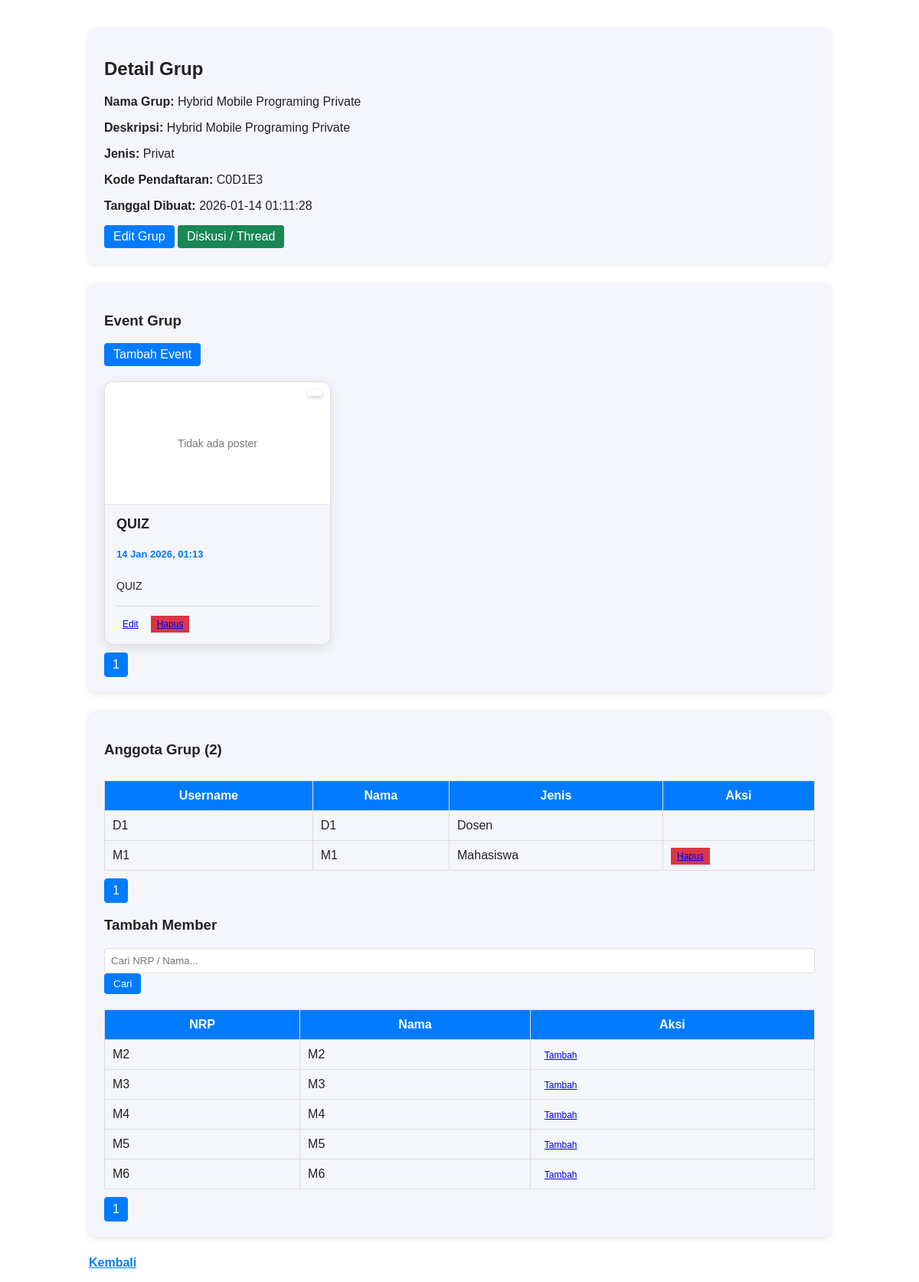
The page /dosen_group_detail.php?id=67 (signed in) on the database its author committed.
### tables this page shows
CREATE TABLE `grup` (
  `idgrup` int(11) NOT NULL,
  `username_pembuat` varchar(20) NOT NULL,
  `nama` varchar(45) DEFAULT NULL,
  `deskripsi` varchar(45) DEFAULT NULL,
  `tanggal_pembentukan` datetime DEFAULT NULL,
  `jenis` enum('Privat','Publik') DEFAULT NULL,
  `kode_pendaftaran` varchar(45) DEFAULT NULL
);

CREATE TABLE `event` (
  `idevent` int(11) NOT NULL,
  `idgrup` int(11) NOT NULL,
  `judul` varchar(45) DEFAULT NULL,
  `judul-slug` varchar(45) DEFAULT NULL,
  `tanggal` datetime DEFAULT NULL,
  `keterangan` text DEFAULT NULL,
  `jenis` enum('Privat','Publik') DEFAULT NULL,
  `poster_extension` varchar(4) DEFAULT NULL
);

CREATE TABLE `akun` (
  `username` varchar(20) NOT NULL,
  `password` varchar(100) DEFAULT NULL,
  `nrp_mahasiswa` char(9) DEFAULT NULL,
  `npk_dosen` char(6) DEFAULT NULL,
  `isadmin` tinyint(1) DEFAULT 0
);

CREATE TABLE `mahasiswa` (
  `nrp` char(9) NOT NULL,
  `nama` varchar(45) DEFAULT NULL,
  `gender` enum('Pria','Wanita') DEFAULT NULL,
  `tanggal_lahir` date DEFAULT NULL,
  `angkatan` year(4) DEFAULT NULL,
  `foto_extention` varchar(4) DEFAULT NULL
);

### class/koneksi.php (called while the page is built, shortened)
<?php
class Database {
    public function __construct() {
           try {
            $this->mysqli = new mysqli(SERVER, USERID, PWD, DB);
        } catch (mysqli_sql_exception $e) {
            die("Gagal konek ke database. Pastikan database '" . DB . " sudah di import");
        } catch (Exception $e) {
            die("Terjadi kesalahan: " . $e->getMessage());
        }
    }
}
?>

### class/dosen.php (called while the page is built, shortened)
<?php
require_once("koneksi.php");
class Dosen extends Database {
    public function getGroupEvents($idgrup, $limit = 5, $offset = 0) {
        $sql = "SELECT * FROM event WHERE idgrup = ? ORDER BY tanggal ASC LIMIT ? OFFSET ?";
        $stmt = $this->mysqli->prepare($sql);
        $stmt->bind_param("iii", $idgrup, $limit, $offset);
        $stmt->execute();
        $rows = $stmt->get_result()->fetch_all(MYSQLI_ASSOC);
        return $rows;
    }
    public function getGroupMembers($idgrup, $limit = 5, $offset = 0) {
        $sql = "SELECT akun.username,
                       COALESCE(mahasiswa.nama, dosen.nama) AS nama,
                       CASE
                            WHEN mahasiswa.nrp IS NOT NULL THEN 'Mahasiswa'
                            WHEN dosen.npk IS NOT NULL THEN 'Dosen'
                       END AS jenis_user
                FROM member_grup mg
                JOIN akun ON akun.username = mg.username
                LEFT JOIN mahasiswa ON mahasiswa.nrp = akun.nrp_mahasiswa
                LEFT JOIN dosen ON dosen.npk = akun.npk_dosen
                WHERE mg.idgrup = ?
                ORDER BY nama ASC
                LIMIT ? OFFSET ?";
        $stmt = $this->mysqli->prepare($sql);
        $stmt->bind_param("iii", $idgrup, $limit, $offset);
        $stmt->execute();
        $rows = $stmt->get_result()->fetch_all(MYSQLI_ASSOC);
        return $rows;
    }
    public function getAvailableStudents($idgrup, $limit = 5, $offset = 0, $q = '') {
        $like = "%$q%";
        $sql = "SELECT m.nrp, m.nama
                FROM mahasiswa m
                LEFT JOIN akun a ON a.nrp_mahasiswa = m.nrp
                WHERE (m.nrp LIKE ? OR m.nama LIKE ?)
                AND a.username NOT IN (SELECT username FROM member_grup WHERE idgrup = ?)
                ORDER BY m.nama ASC
                LIMIT ? OFFSET ?";
        $stmt = $this->mysqli->prepare($sql);
        $stmt->bind_param("ssiii", $like, $like, $idgrup, $limit, $offset);
        $stmt->execute();
        $rows = $stmt->get_result()->fetch_all(MYSQLI_ASSOC);
        return $rows;
    }
    public function countGroupEvents($idgrup) {
        $sql = "SELECT COUNT(*) AS total FROM event WHERE idgrup = ?";
        $stmt = $this->mysqli->prepare($sql);
        $stmt->bind_param("i", $idgrup);
        $stmt->execute();
        $row = $stmt->get_result()->fetch_assoc();
        return isset($row['total']) ? (int)$row['total'] : 0;
    }
    public function countGroupMembers($id) {
        $stmt = $this->mysqli->prepare("SELECT COUNT(*) AS total FROM member_grup WHERE idgrup = ?");
        $stmt->bind_param("i", $id);
        $stmt->execute();
        return $stmt->get_result()->fetch_assoc()['total'];
    }
    public function countAvailableStudents($idgrup, $q = '') {
        $like = "%$q%";
        $sql = "SELECT COUNT(*) AS total
                FROM mahasiswa m
                LEFT JOIN akun a ON a.nrp_mahasiswa = m.nrp
                WHERE (m.nrp LIKE ? OR m.nama LIKE ?)
                AND a.username NOT IN (SELECT username FROM member_grup WHERE idgrup = ?)";
        $stmt = $this->mysqli->prepare($sql);
        $stmt->bind_param("ssi", $like, $like, $idgrup);
        $stmt->execute();
        $row = $stmt->get_result()->fetch_assoc();
        return isset($row['total']) ? (int)$row['total'] : 0;
    }
    public function getGroupDetail($idgrup) {
        $sql = "SELECT * FROM grup WHERE idgrup = ? LIMIT 1";
        $stmt = $this->mysqli->prepare($sql);
        $stmt->bind_param("i", $idgrup);
        $stmt->execute();
        $res = $stmt->get_result()->fetch_assoc();
        return $res;
    }
}
?>

### dosen_group_detail.php (the view, shortened to what this page needs)
<?php
require_once "class/koneksi.php";
require_once "class/dosen.php";
$dosen = new Dosen();
$username_dosen = $_SESSION['username'];
$idgrup = isset($_GET['id']) ? intval($_GET['id']) : 0;
$event_page = max(1, intval($_GET['event_page'] ?? 1));
$member_page = max(1, intval($_GET['member_page'] ?? 1));
$student_page = max(1, intval($_GET['student_page'] ?? 1));
$q = trim($_GET['q'] ?? '');
$perPage = 5;
$group = $dosen->getGroupDetail($idgrup);
$isOwner = ($group['username_pembuat'] === $username_dosen);
$totalEvents = $dosen->countGroupEvents($idgrup);
$eventOffset = ($event_page - 1) * $perPage;
$events = $dosen->getGroupEvents($idgrup, $perPage, $eventOffset);
$eventPages = (int)ceil($totalEvents / $perPage);
$totalMembers = $dosen->countGroupMembers($idgrup);
$memberOffset = ($member_page - 1) * $perPage;
$members = $dosen->getGroupMembers($idgrup, $perPage, $memberOffset);
$memberPages = (int)ceil($totalMembers / $perPage);
$totalStudents = $dosen->countAvailableStudents($idgrup, $q);
$studentOffset = ($student_page - 1) * $perPage;
$students = $dosen->getAvailableStudents($idgrup, $perPage, $studentOffset, $q);
$studentPages = (int)ceil($totalStudents / $perPage);
?>
<!DOCTYPE html>
<html>
<head>
    <?php include "inc/head.php"; ?>
</head>
<body>
<div class="container">
    <div class="card">
        <h2>Detail Grup</h2>
        <p><strong>Nama Grup:</strong> <?= htmlspecialchars($group['nama']) ?></p>
        <p><strong>Deskripsi:</strong> <?= htmlspecialchars($group['deskripsi']) ?></p>
        <p><strong>Jenis:</strong> <?= htmlspecialchars($group['jenis']) ?></p>
        <p><strong>Kode Pendaftaran:</strong> <?= htmlspecialchars($group['kode_pendaftaran']) ?></p>
        <p><strong>Tanggal Dibuat:</strong> <?= htmlspecialchars($group['tanggal_pembentukan']) ?></p>
<?php if ($isOwner): ?>
    <a href="dosen_group_edit.php?id=<?= $idgrup ?>" class="btn">Edit Grup</a>
<?php endif; ?>
<a href="thread.php?idgrup=<?= $idgrup ?>" class="btn" style="background:#198754;">
     Diskusi / Thread
</a>
    </div>
    <div class="card">
        <h3>Event Grup</h3>
        <?php if ($isOwner): ?>
            <a href="event_add.php?idgrup=<?= $idgrup ?>" class="btn">Tambah Event</a>
        <?php endif; ?>
        <?php if (empty($events)): ?>
            <p>Tidak ada event.</p>
        <?php else: ?>
            <div class="event-grid">
                <?php foreach ($events as $ev): ?>
                <div class="event-card">
                    <div class="event-poster">
                        <?php if (!empty($ev['poster_extension'])): ?>
                            <img src="upload/event/<?= $ev['idevent'] . "." . $ev['poster_extension'] ?>" alt="Poster">
                        <?php else: ?>
                            <div class="no-poster"> Tidak ada poster</div>
                        <?php endif; ?>
                        <span class="event-badge <?= strtolower($ev['jenis']) ?>"><?= ucfirst($ev['jenis']) ?></span>
                    </div>
                    <div class="event-info">
                        <h4><?= htmlspecialchars($ev['judul']) ?></h4>
                        <p class="event-date"><?= date('d M Y, H:i', strtotime($ev['tanggal'])) ?></p>
                        <p class="event-desc"><?= htmlspecialchars($ev['keterangan']) ?></p>
                        <div class="event-actions">
                            <?php if ($isOwner): ?>
                                <a class="btn-small" href="event_edit.php?id=<?= $ev['idevent'] ?>">Edit</a>
                                <a class="btn-small btn-danger" href="event_delete.php?id=<?= $ev['idevent'] ?>&grup=<?= $idgrup ?>">Hapus</a>
                            <?php endif; ?>
                        </div>
                    </div>
                </div>
                <?php endforeach; ?>
            </div>
            <div class="pagination">
                <?php for ($p=1;$p<=$eventPages;$p++): ?>
                    <a class="<?= $p==$event_page?'active':'' ?>"
                       href="?id=<?= $idgrup ?>&event_page=<?= $p ?>&member_page=<?= $member_page ?>&student_page=<?= $student_page ?>&q=<?= urlencode($q) ?>">
                       <?= $p ?>
                    </a>
                <?php endfor; ?>
            </div>
        <?php endif; ?>
    </div>
    <div class="card">
        <h3>Anggota Grup (<?= $totalMembers ?>)</h3>
        <div class="table-responsive">
            <table id="member-table">
                <tr><th>Username</th><th>Nama</th><th>Jenis</th><th>Aksi</th></tr>
                <?php foreach ($members as $m): ?>
                <tr>
                    <td><?= htmlspecialchars($m['username']) ?></td>
                    <td><?= htmlspecialchars($m['nama']) ?></td>
                    <td><?= htmlspecialchars($m['jenis_user']) ?></td>
                    <td>
                        <?php if ($isOwner && $m['username'] != $group['username_pembuat']): ?>
                            <a class="btn-small btn-danger" href="member_delete.php?u=<?= urlencode($m['username']) ?>&id=<?= $idgrup ?>">Hapus</a>
                        <?php endif; ?>
                    </td>
                </tr>
                <?php endforeach; ?>
            </table>
        </div>
        <div class="pagination">
            <?php for ($p=1;$p<=$memberPages;$p++): ?>
                <a class="<?= $p==$member_page?'active':'' ?>"
                   href="?id=<?= $idgrup ?>&event_page=<?= $event_page ?>&member_page=<?= $p ?>&student_page=<?= $student_page ?>&q=<?= urlencode($q) ?>">
                   <?= $p ?>
                </a>
            <?php endfor; ?>
        </div>
        <?php if ($isOwner): ?>
        <h3>Tambah Member</h3>
        <form method="GET" class="search-form">
            <input type="text" name="q" placeholder="Cari NRP / Nama..." value="<?= htmlspecialchars($q) ?>">
            <button class="btn">Cari</button>
        </form>
        <div class="table-responsive">
            <table id="add-student-table">
                <tr><th>NRP</th><th>Nama</th><th>Aksi</th></tr>
                <?php foreach ($students as $s): ?>
                <tr>
                    <td><?= htmlspecialchars($s['nrp']) ?></td>
                    <td><?= htmlspecialchars($s['nama']) ?></td>
                    <td><a class="btn-small" href="member_add.php?id=<?= $idgrup ?>&nrp=<?= urlencode($s['nrp']) ?>">Tambah</a></td>
                </tr>
                <?php endforeach; ?>
            </table>
        </div>
        <div class="pagination">
            <?php for ($p=1;$p<=$studentPages;$p++): ?>
                <a class="<?= $p==$student_page?'active':'' ?>"
                   href="?id=<?= $idgrup ?>&event_page=<?= $event_page ?>&member_page=<?= $member_page ?>&student_page=<?= $p ?>&q=<?= urlencode($q) ?>">
                   <?= $p ?>
                </a>
            <?php endfor; ?>
        </div>
        <?php endif; ?>
    </div>
    <a href="dosen_group.php" style="color: var(--accent); font-weight: bold;">Kembali</a>
</div>
</body>
</html>

### assets/css/theme.css (style rules this page uses)
*, *::before, *::after { box-sizing: border-box; }
:root { --bg: #ffffff; --panel: #f4f6fb; --text: #222; --accent: #007bff; --muted: #666; --chat-border: #ddd; }
html, body { height: 100%; margin: 0; padding: 0; background: var(--bg); color: var(--text); font-family: Arial, Helvetica, sans-serif }
.container { max-width: 1100px; margin: 20px auto; padding: 16px }
.btn { display: inline-block; padding: 8px 12px; border-radius: 6px; background: var(--accent); color: #fff; text-decoration: none }
input[type=text], input[type=password], select, textarea { width: 100%; padding: 10px; border-radius: 6px; border: 1px solid #ccc; background: transparent; color: var(--text); box-sizing: border-box }

### inc/head.php (style rules this page uses)
*, *::before, *::after { box-sizing: border-box; }

### dosen_group_detail.php (style rules this page uses)
body { padding: 20px; }
.container { max-width: 1000px; margin: auto; }
.card { background: var(--panel); color: var(--text); padding: 20px; margin-bottom: 25px; border-radius: 8px; box-shadow: 0 2px 8px rgba(0,0,0,0.1); }
table { width: 100%; border-collapse: collapse; margin-top: 10px; }
th, td { border: 1px solid var(--chat-border); padding: 10px; color: var(--text); }
th { background: var(--accent); color: white; }
.btn { display: inline-block; padding: 6px 12px; background: var(--accent); color: white; border-radius: 4px; text-decoration: none; border: none; }
.btn-danger { background: #dc3545; }
.btn-small { font-size: 12px; padding: 4px 8px; }
.pagination { margin-top: 10px; display: flex; flex-wrap: wrap; gap: 5px; }
.pagination a { padding: 6px 10px; background: var(--panel); color: var(--text); text-decoration: none; border-radius: 4px; border: 1px solid var(--chat-border); }
.pagination .active { background: var(--accent); color: white; border-color: var(--accent); }
.search-form { margin-top: 10px; margin-bottom: 10px; }
input[type=text] { background: var(--bg); color: var(--text); border: 1px solid var(--chat-border); padding: 8px; border-radius: 4px; box-sizing: border-box; }
.table-responsive { width: 100%; overflow-x: auto; -webkit-overflow-scrolling: touch; }
td { word-break: break-word; }
.event-grid { display: grid; grid-template-columns: repeat(auto-fill, minmax(280px, 1fr)); gap: 20px; margin-top: 20px; }
.event-card { background: var(--panel); border-radius: 12px; overflow: hidden; box-shadow: 0 4px 15px rgba(0,0,0,0.1); transition: transform 0.3s ease, box-shadow 0.3s ease; border: 1px solid var(--chat-border); display: flex; flex-direction: column; }
.event-poster { position: relative; height: 160px; background: var(--bg); }
.no-poster { width: 100%; height: 100%; display: flex; align-items: center; justify-content: center; color: var(--text); opacity: 0.6; font-size: 14px; border-bottom: 1px solid var(--chat-border); }
.event-badge { position: absolute; top: 10px; right: 10px; padding: 4px 10px; border-radius: 20px; font-size: 11px; font-weight: bold; color: white; box-shadow: 0 2px 5px rgba(0,0,0,0.2); }
.event-info { padding: 15px; flex-grow: 1; display: flex; flex-direction: column; }
.event-info h4 { margin: 0 0 8px 0; font-size: 18px; color: var(--text); }
.event-date { font-size: 13px; color: var(--accent); margin-bottom: 10px; font-weight: 600; }
.event-desc { font-size: 14px; color: var(--text); display: -webkit-box; -webkit-line-clamp: 3; -webkit-box-orient: vertical; overflow: hidden; margin-bottom: 15px; line-height: 1.5; flex-grow: 1; }
.event-actions { display: flex; gap: 8px; border-top: 1px solid var(--chat-border); padding-top: 12px; }

### rows shown on the page
grup: nama "Hybrid Mobile Programing Private", deskripsi "Hybrid Mobile Programing Private", jenis "Privat", kode_pendaftaran "C0D1E3", tanggal_pembentukan "2026-01-14 01:11:28"
event: shows "Tidak ada poster", judul "QUIZ", tanggal "14 Jan 2026, 01:13", keterangan "QUIZ"
akun: username "D1", nama "D1", jenis_user "Dosen"
akun: username "M1", nama "M1", jenis_user "Mahasiswa"
mahasiswa: nrp "M2", nama "M2"
mahasiswa: nrp "M3", nama "M3"
mahasiswa: nrp "M4", nama "M4"
mahasiswa: nrp "M5", nama "M5"
mahasiswa: nrp "M6", nama "M6"

### other values the page prints
$totalMembers "2"
